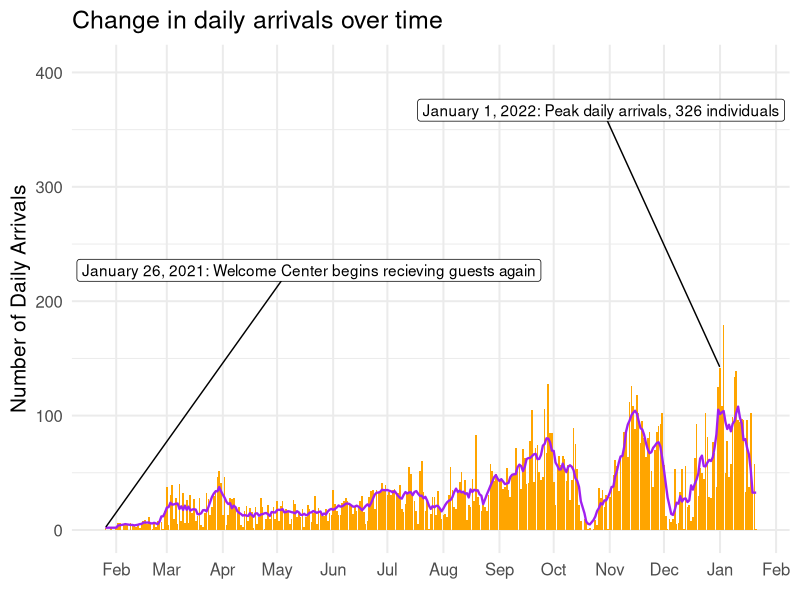
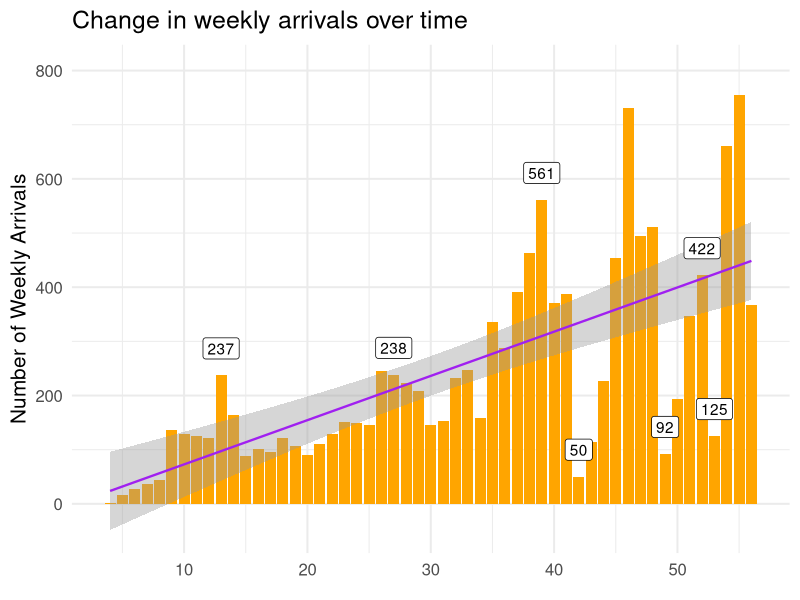
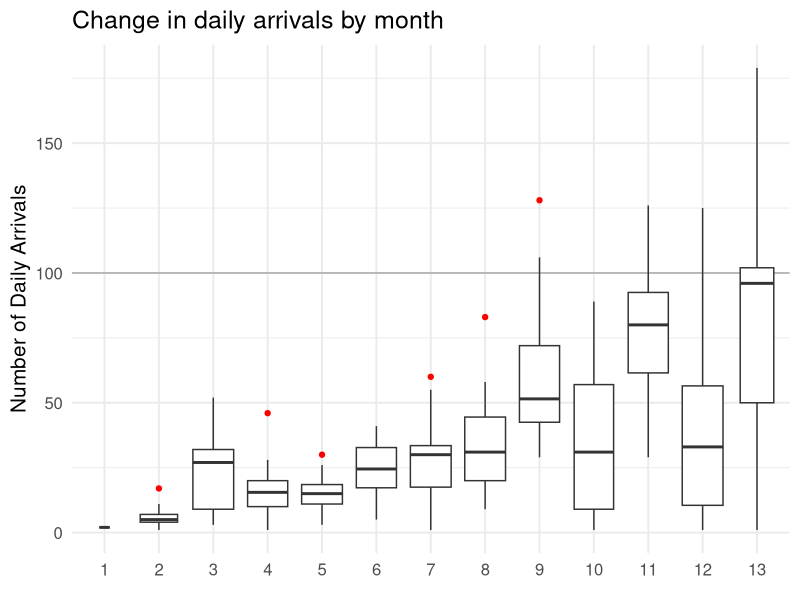
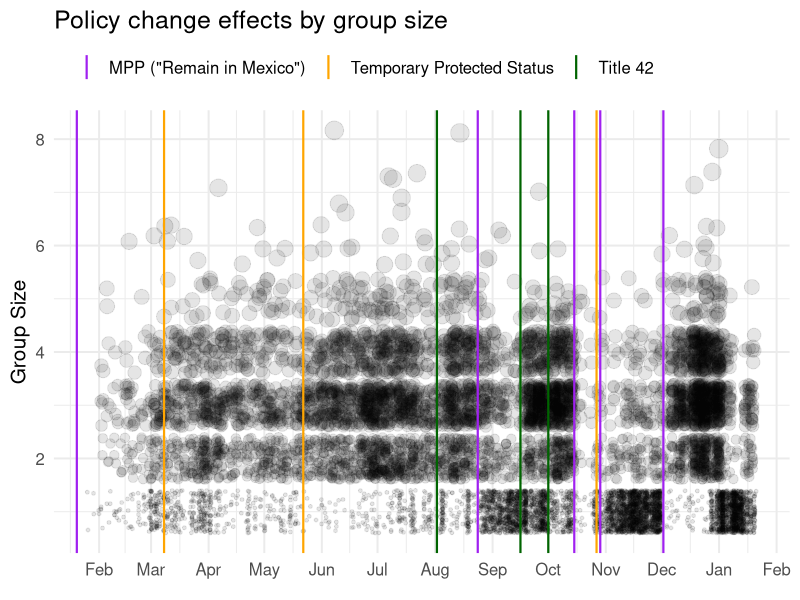
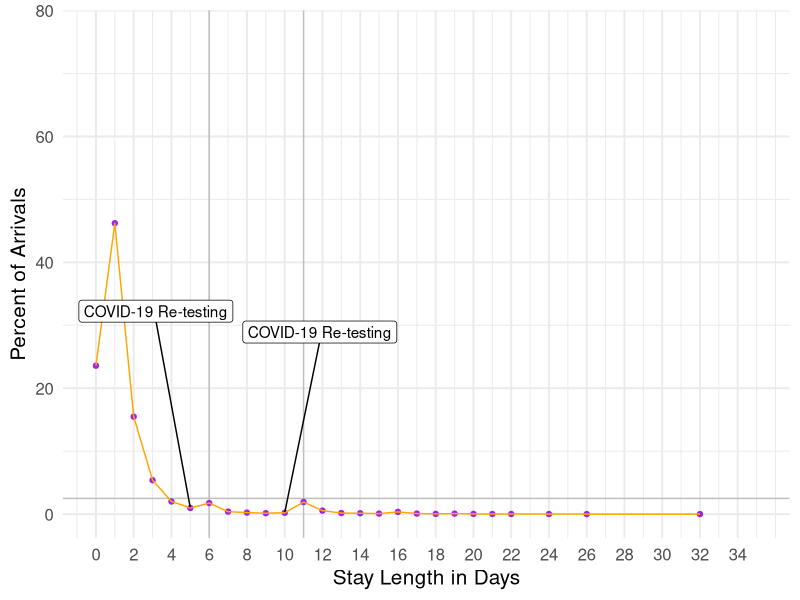
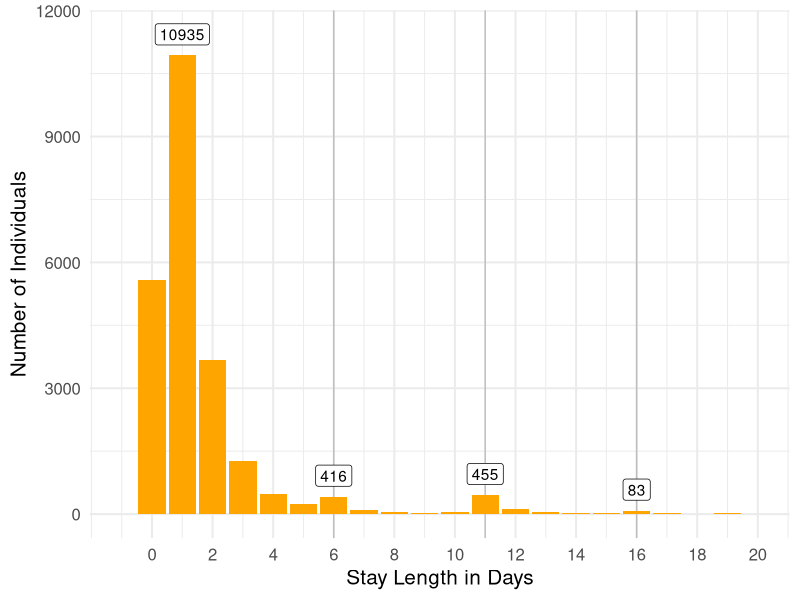
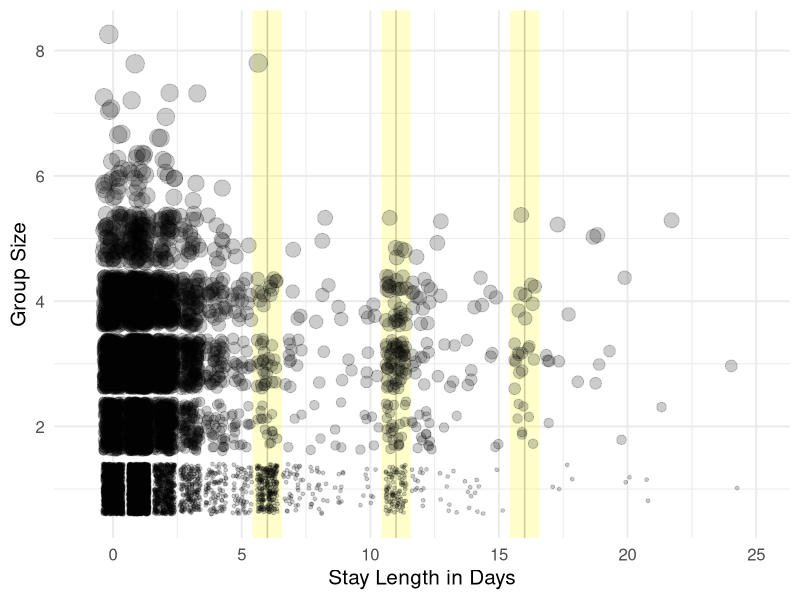
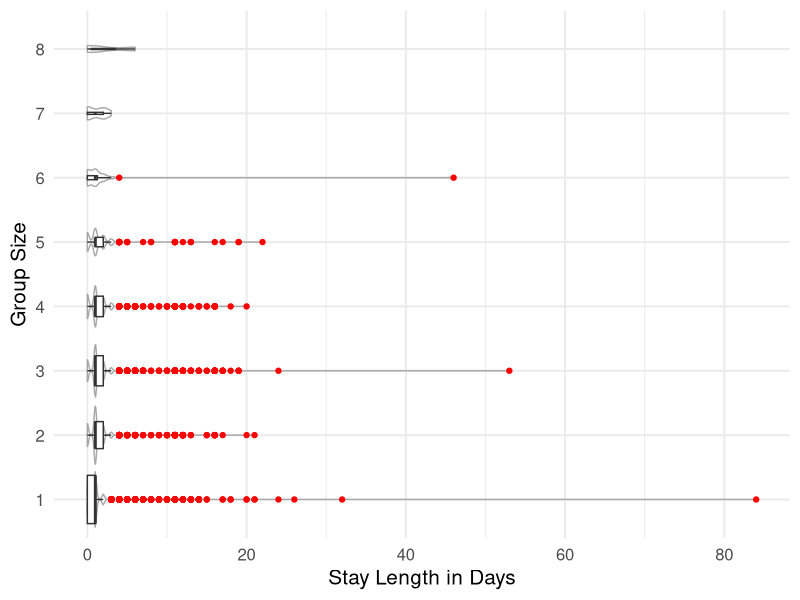

These figures' R source, in order:
## ---- chunk 1
library(knitr)
library(ggrepel)
library(ggthemes)
library(tidyverse)
opts_chunk$set(echo = TRUE, message = FALSE, warning = FALSE)
## ---- chunk 2

arrivals_7_day <- read_csv("data/arrival_date_counts_1.20.csv") %>%
  mutate(arrival_month = factor(arrival_month))

arrivals_wkly <- read_csv("data/arrival_week_counts_1.20.csv")

stay_len_perc <- read_csv("data/stay_length_percent_1_20_22.csv")

groups <- read_csv("data/group_all_clean_1_20_22.csv") %>%
  filter(stay_length >= 0) %>%
  select(arrival_date, number_in_party, stay_length)

# get policy events
policy_events <- read_csv("data/migration_policy_events_timeline_2021_selected.csv", skip = 2) %>%
  mutate(date = parse_date(date, format = "%m/%d/%Y"))

#select key policy events
key_policy_events <- policy_events %>%
  filter(category %in% c('MPP ("Remain in Mexico")', 
                         'Title 42', 
                         'Temporary Protected Status')) #, 'Detention'


## ---- chunk 3
# set plot theme
theme_set(theme_minimal(15))

# plot daily total arrivals (bars) and individual seven-day rolling mean (line)
arrivals_7_day %>%
ggplot(aes(x = arrival_date, y = n)) +
  geom_col(fill = 'orange') +
  geom_line(aes(y = seven_avg), 
            color = 'purple', size = .8) +
  geom_label_repel(aes(label = label),
                   nudge_y = 225,
                   na.rm = TRUE) +
  labs(title = "Change in daily arrivals over time",
       x = element_blank(), 
       y = "Number of Daily Arrivals") +
  scale_x_date(date_breaks = "1 month", 
               date_labels = "%b",
               date_minor_breaks = "1 year") # get rid of FEB on right
## ---- chunk 4
# weekly arrivals barplot with linear regression
arrivals_wkly %>%
  ggplot(aes(x = week_number, y = n)) +
  geom_bar(stat = "identity", 
           fill = 'orange') +
  geom_smooth(method = "lm", formula = y ~ x, 
              color = 'purple', size=.8) +
  geom_label(aes(label = label),
             nudge_y = 50,
             na.rm = TRUE) +
  labs(title = "Change in weekly arrivals over time", 
       x = element_blank(),
       y = "Number of Weekly Arrivals")
## ---- chunk 5
# Monthly arrivals boxplot
arrivals_7_day %>% #weekly arrivals by month boxplots
  ggplot(aes(x = arrival_month, y = n)) +
  geom_hline(yintercept = 100, color = "darkgrey") +
  geom_boxplot(varwidth = TRUE, 
               outlier.color = "red") +
  #geom_label(aes(label = arrivals_7_day %>% count(arrival_month) %>% pull(mean(n)))) +
  labs(title = "Change in daily arrivals by month", 
       x = element_blank(), 
       y = "Number of Daily Arrivals") 
## ---- chunk 6
# plot group size trends over time
groups %>% 
  ggplot(aes(x = arrival_date, 
             y = number_in_party)) +
  geom_jitter(aes(size = number_in_party), 
              alpha = .1, na.rm = TRUE, 
              show.legend = FALSE) +
  geom_vline(data = key_policy_events, 
             aes(xintercept = date, 
                 color = category),
             na.rm = TRUE,
             size =.75) +
  scale_color_manual(values = c("purple", "orange", "darkgreen")) +
  scale_x_date(date_breaks="1 month", 
               date_labels="%b") +
  labs(title = "Policy change effects by group size",
       x = element_blank(), 
       y = "Group Size",
       color = element_blank()) +
  theme(legend.position = "top", legend.justification = 0)
## ---- chunk 7
# plot stay length percentages
stay_len_perc %>%
  ggplot(aes(x = stay_length, 
             y = percent)) +
  geom_vline(xintercept = 6, size = .5, color = "grey") +
  geom_vline(xintercept = 11, size = .5, color = "grey") +
  geom_hline(yintercept=2.5, size = .5, color = "grey") +
  geom_point(color = "purple", group = 1, na.rm = TRUE) +
  geom_line(color = "orange", na.rm = TRUE) +
  geom_label_repel(aes(label = label), 
                   nudge_y = 30,
                   na.rm = TRUE) + 
  labs(x = "Stay Length in Days", 
       y = "Percent of Arrivals") +
  scale_x_continuous(breaks = seq(0, 35, 2), 
                     limits = c(0,35)) +
  theme(axis.text.y.left = )
## ---- chunk 8
# plot stay length counts
stay_len_perc %>% #filter out mistakes in recording year (negative values)
  ggplot(aes(x = stay_length, y = n)) +
  geom_vline(xintercept = 6, size = .5, color = "grey") +
  geom_vline(xintercept = 11, size = .5, color = "grey") +
  geom_vline(xintercept = 16, size = .5, color = "grey") +
  geom_col(fill = "orange", 
           na.rm = TRUE) +
  geom_label(aes(label = peak),
             nudge_y = 500,
             na.rm = TRUE) +
  labs(x = "Stay Length in Days", 
       y = "Number of Individuals") +
  scale_x_continuous(breaks = seq(0, 20, 2), 
                     limits = c(-1, 20))
## ---- chunk 9
# Look at distribution of group sizes for stays from 0-30 days
groups %>% 
  ggplot(aes(x = stay_length, 
             y = number_in_party)) +
  geom_vline(xintercept = 6, size = .5, color = "grey") +
  geom_vline(xintercept = 11, size = .5, color = "grey") +
  geom_vline(xintercept = 16, size = .5, color = "grey") +
  geom_vline(xintercept = 6, size = 10, alpha = .2, color = "yellow") +
  geom_vline(xintercept = 11, size = 10, alpha = .2, color = "yellow") +
  geom_vline(xintercept = 16, size = 10, alpha = .2, color = "yellow") +
  geom_jitter(aes(size = number_in_party), 
              show.legend = FALSE, 
              alpha = .2, na.rm = TRUE) +
  xlim(-1, 25) +   # align x-axis
  labs(y = "Group Size", 
       x = "Stay Length in Days")
## ---- chunk 10
# box plots of stay lengths for various group sizes
groups  %>% 
  ggplot(aes(x = stay_length, 
             y = factor(number_in_party))) +
  geom_violin(aes(group = number_in_party), 
              color = "darkgrey") +
  geom_boxplot(varwidth = TRUE, 
               outlier.color = "red")  + # zoom in on plot because there are a few distant outliers
  labs(x = "Stay Length in Days",
       y = "Group Size") 
